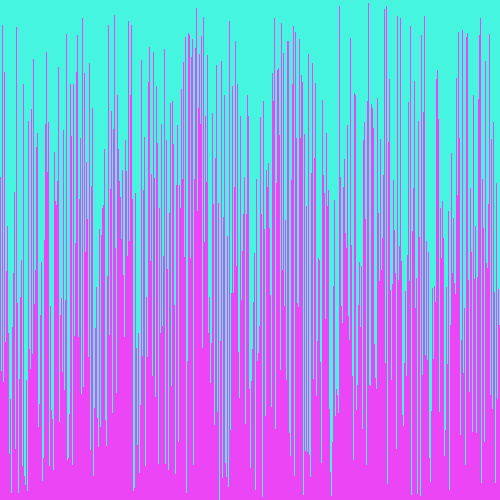
Frame 1 (no input)
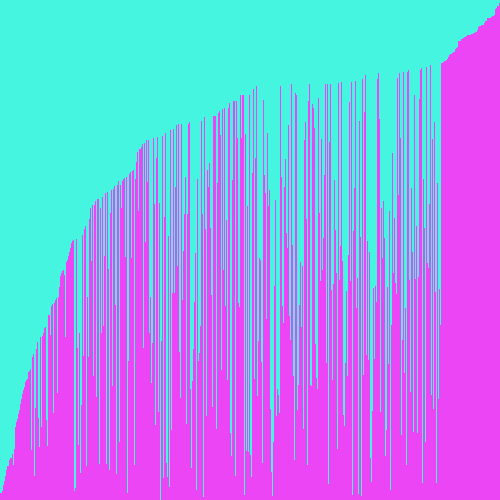
Frame 60 (the mouse pressed at the canvas centre just before this capture)
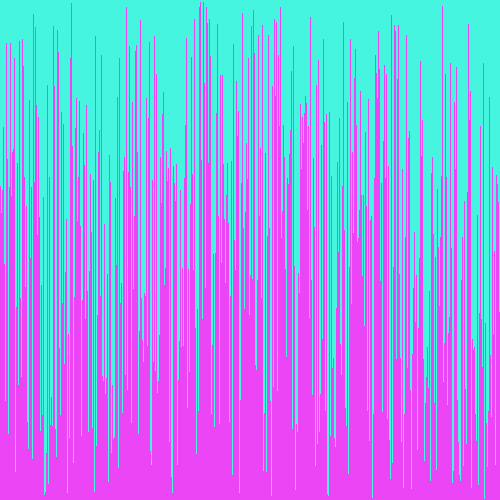
Frame 120 (the mouse held since frame 60 and released just before this capture)

The Processing sketch that drew these frames (run headless with seeded random() and noise(); from frame 60 on, the mouse is pressed at the canvas centre):

// Processing sketch: VisualArraySorter
// ── VisualArraySorter.pde
//1. create an array of ints. don't initialize it yet.
int [] ints;
void setup() {
  //2. set the size of your window
  size(500, 500);
  //  if you are using Processing 3, you cannot use variables
  //  because the developers don't know how programming is supposed to work.

  //3. initialize your array with the built in width variable
 
 ints= new int[width];
 
 
  //4. initialize the ints in the array with random numbers
  //   from 0 to the built in height variable
  for(int i=0; i<ints.length; i++){
  int num=(int) random(0, height);
  
  ints [i]=num;
  }
  //5. call the noStroke() method
noStroke();
}

void draw() {
  //6. set the background color with background(r, g, b);
background(#45F5DF);
  //7. set the color for your graph
fill(#EB45F5);
  //8. draw a rectangle for each int in your array.
  for(int i=0; i<ints.length; i++ ){
  rect(i, height, 1, -ints [i]);
  
}
  //   the x value will be the current index in the array
  //   the y value will the height variable
  //   the width is 1 (one)
  //   the height is negative the value of the element at the current index of the array


  //9. call the stepSort method
 stepSort( ints);
  //10. extract the code that randomizes the array into a method.
  
  //11. call the method you made in step 10 when the mouse is pressed


if(mousePressed){
  Randomized(ints);
}
  
}
void Randomized(int[] arr){
   for(int i=0; i<ints.length; i++){
  int num=(int) random(0, height);
  
  ints [i]=num;
  
  }
}
void stepSort(int[] arr) {
  for (int i = 1; i < arr.length; i++) {
    if (arr[i - 1] > arr[i]) {
      int t = arr[i];
      arr[i] = arr[i - 1];
      arr[i - 1] = t;
    }
  }
}
